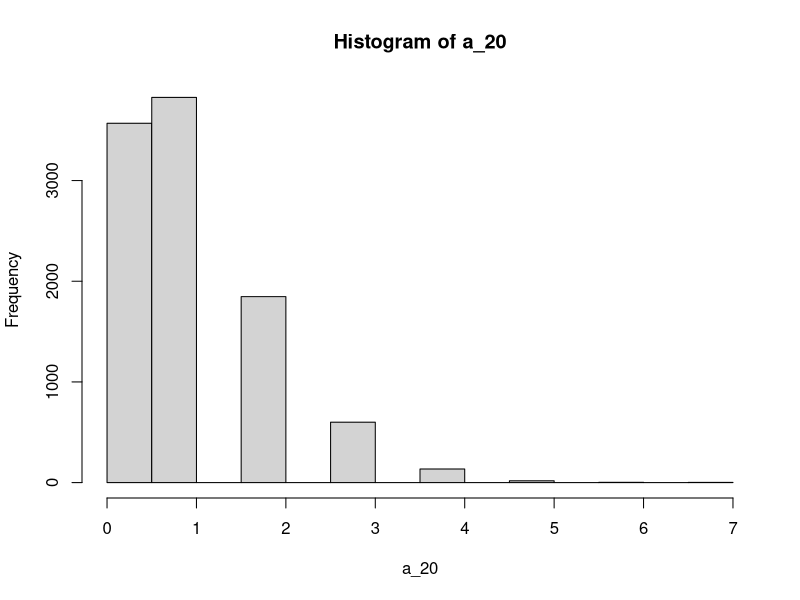
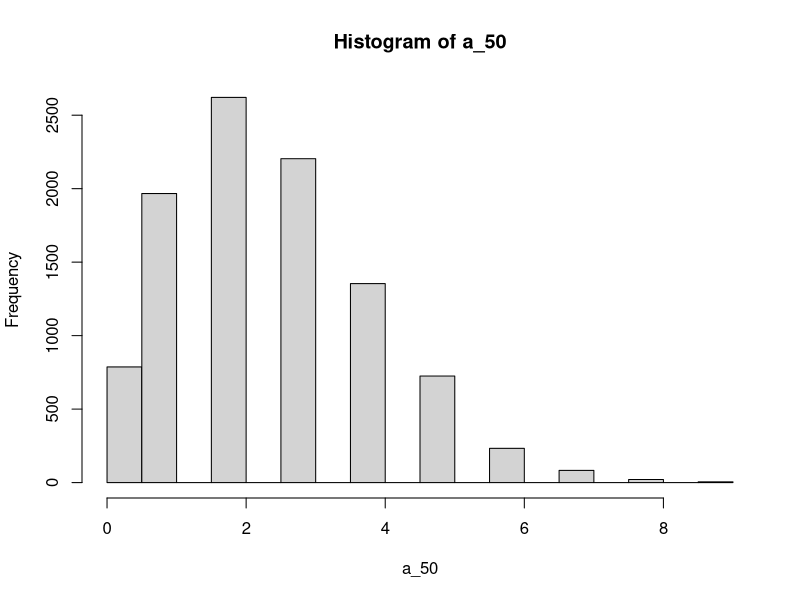
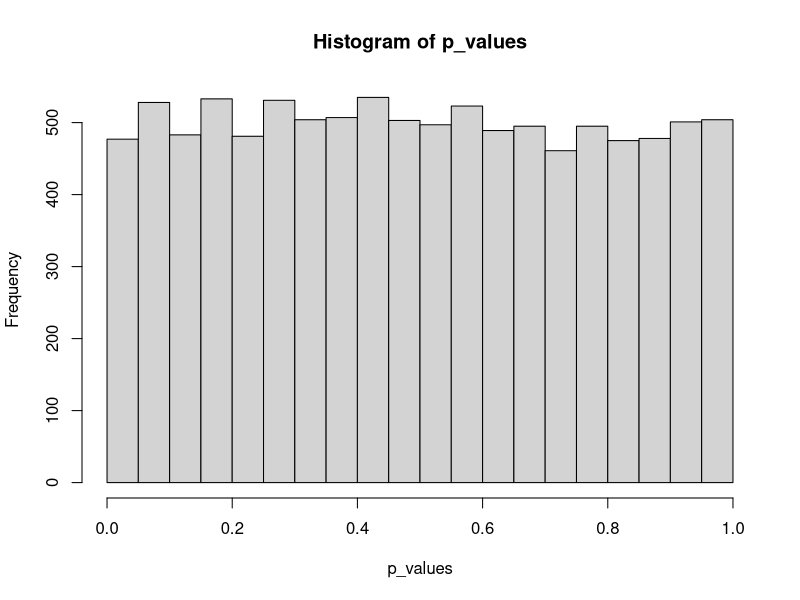
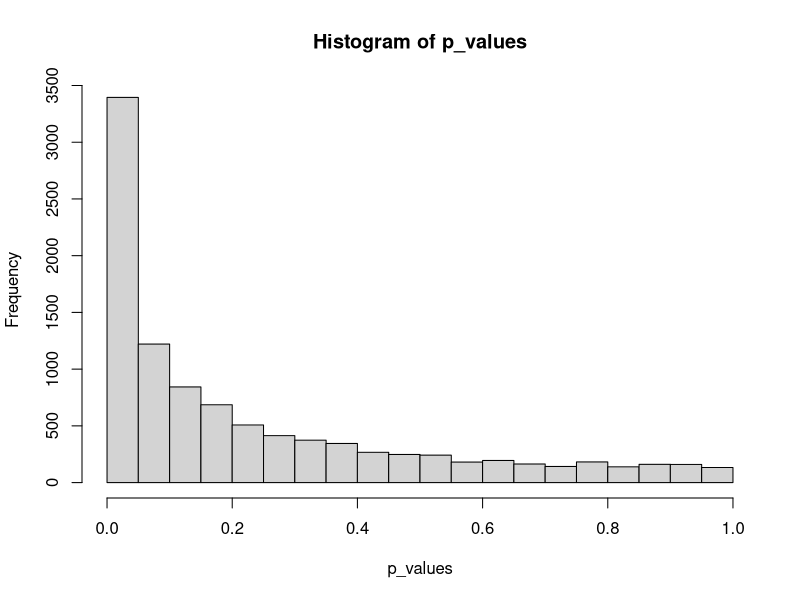

Generate these figures, in order, with R:
## ---- chunk 1
knitr::opts_chunk$set(echo = TRUE)
## ---- chunk 2
a_20 <- rbinom(10000, 20, 0.05)

hist(a_20)

length(a_20[a_20 > 0]) / 10000

## ---- chunk 3
a_50 <- rbinom(10000, 50, 0.05)

hist(a_50)

length(a_50[a_50 > 0]) / 10000

## ---- chunk 4

B <- replicate(10000, sum(rbinom(20, 3, 0.05)))

length(B[B > 0]) / 10000

## ---- chunk 5
p_values <- replicate(10000, t.test(rnorm(10, 0, 1), rnorm(10, 0, 1), var.equal = TRUE)$p.value)

hist(p_values)
## ---- chunk 6
p_values <- replicate(10000, t.test(rnorm(20, 0, 1), rnorm(20, 0.5, 1), var.equal = TRUE)$p.value)

hist(p_values)
